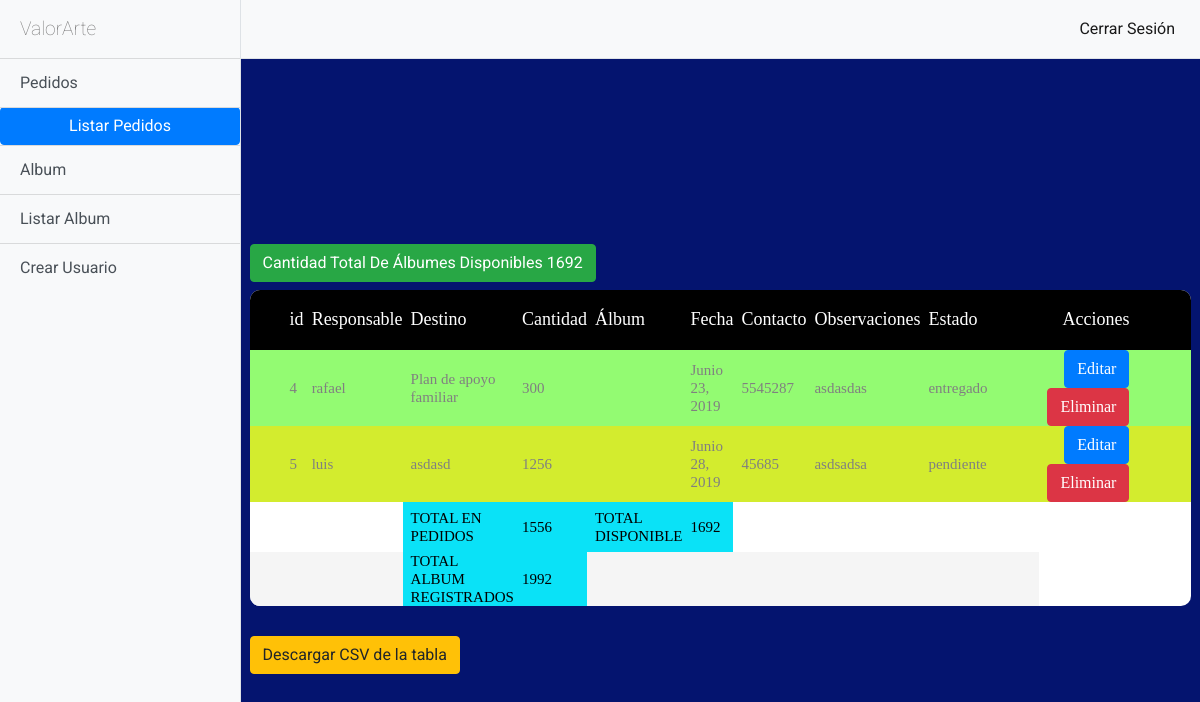
/pedidos/listar (signed in), run on an earlier commit of the app's database.
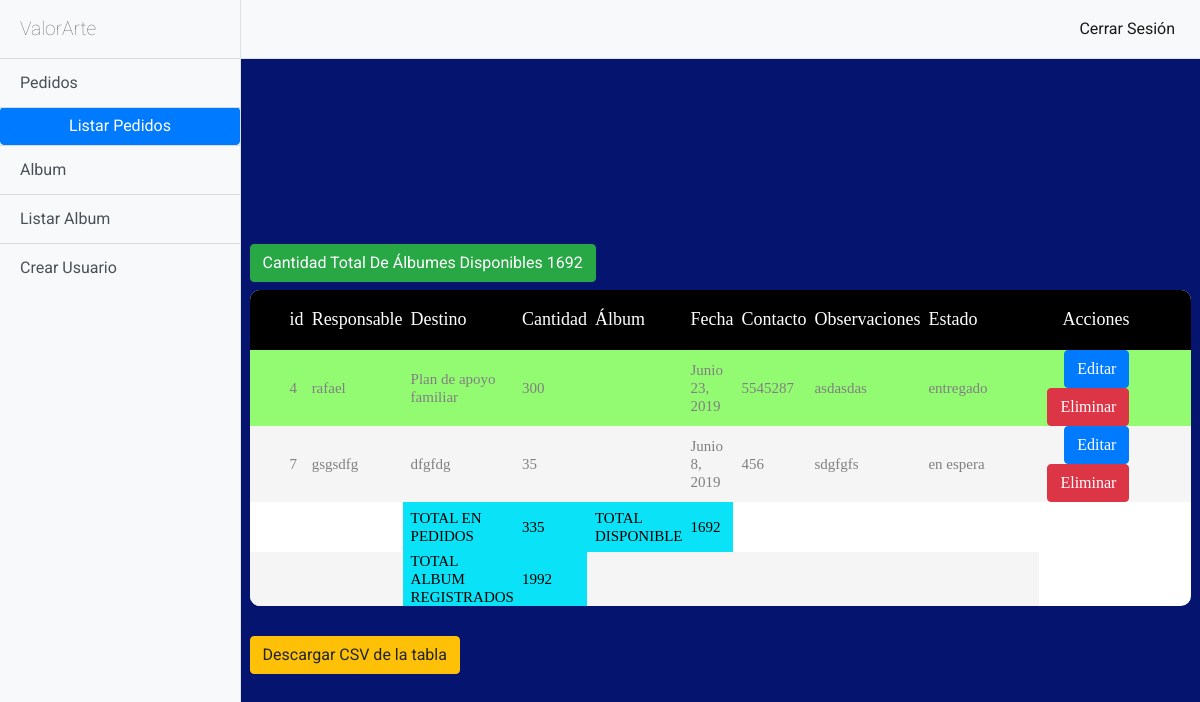
And on a later commit of the database.
### pedidos/models.py (models this page shows, shortened)
class Pedido(models.Model):
    responsable = models.CharField(max_length=150)
    destino = models.CharField(max_length=150)
    cantidad = models.IntegerField()
    album_p = models.CharField(max_length=150)
    fecha = models.DateField()
    contacto = models.CharField(max_length=150)
    estado = models.CharField(max_length=250)
    observaciones = models.CharField(max_length=250)

### pedidos/views.py (the view)
class PedidoList(ListView):
    model = Pedido
    template_name = 'pedidos/pedidos_list.html'
    def get_context_data(self, **kwargs):
        context =super(PedidoList, self).get_context_data(**kwargs)
        cantidad = Pedido.objects.all()
        context['cantidad_total']= cantidad
        suma=0
        for i in cantidad:
            if i.estado =="entregado":
                suma = suma+int(i.cantidad)
        context['cantidad_total']= suma
        cantalbum= Album.objects.all()
        context['cantidad_album']=cantalbum
        sumalbum = 0
        for i in cantalbum:
            sumalbum = sumalbum+int(i.cantidad)
        context['cantidad_album']=sumalbum - suma
        totaltabla= Pedido.objects.all()
        context['total_tabla']=totaltabla
        sumaTabla = 0
        for i in totaltabla:
            sumaTabla = sumaTabla+int(i.cantidad)
        context['total_tabla']=sumaTabla
        albumTotal= Album.objects.all()
        context['album_total']=albumTotal
        salbum = 0
        for i in cantalbum:
            salbum = salbum+int(i.cantidad)
        context['album_total']=salbum
        listarAlbum= Album.objects.all()
        context['listar_album']=listarAlbum
        return context

### templates/pedidos/pedidos_list.html (shortened to what the changed rows need)
{% extends 'base/base.html' %}
{% block navbar %}
      <div id="page-content-wrapper">
    {% endblock navbar %}
{% block content %}
<div class="limiter">
        <div class="container-table100">
          <div class="wrap-table100">
            <div class="table100">
              <table class="dataTable" id="pedidos">
                <thead>
                  <tr class="table100-head">
                        <th class="column1">id</th>
                        <th class="column3">Responsable</th>
                        <th class="column3">Destino</th>
                        <th class="column3">Cantidad</th>
                        <th class="column3">Álbum</th>
                        <th class="column3">Fecha</th>
                        <th class="column3">Contacto</th>
                        <th class="column3">Observaciones</th>
                        <th class="column6">Estado</th>
                        <th class="column6">Acciones</th>
                </thead>
                <tbody class="fpedido">
                        {% if object_list %}
                        {% for pedido in object_list %}
                        <tr>
                          {% if pedido.estado == "entregado" %}
                          <td class="column1" bgcolor="#93FB72">{{pedido.id}}</td>
                          <td class="column2" bgcolor="#93FB72">{{pedido.responsable}}</td>
                          <td class="column2" bgcolor="#93FB72">{{pedido.destino}}</td>
                          <td class="column2" bgcolor="#93FB72">{{pedido.cantidad}}</td>
                          <td class="column2" bgcolor="#93FB72">{{pedido.album_p}}</td>
                          <td class="column2" bgcolor="#93FB72">{{pedido.fecha}}</td>
                          <td class="column2" bgcolor="#93FB72">{{pedido.contacto}}</td>
                          <td class="column2" bgcolor="#93FB72">{{pedido.observaciones}}</td>
                          <td class="column2" bgcolor="#93FB72">{{pedido.estado}}</td>
                          <td class="column6" bgcolor="#93FB72">
                              <a class="btn btn-primary" href="{%url 'pedidos:pedidos_editar' pedido.id%}">Editar</a>
                              <a class="btn btn-danger" href="{%url 'pedidos:pedidos_eliminar' pedido.id%}">Eliminar</a>
                          </td>
                          {% elif pedido.estado == "pendiente"%}
                          <td class="column1" bgcolor="#D3EC2E">{{pedido.id}}</td>
                          <td class="column2" bgcolor="#D3EC2E">{{pedido.responsable}}</td>
                          <td class="column2" bgcolor="#D3EC2E">{{pedido.destino}}</td>
                          <td class="column2" bgcolor="#D3EC2E">{{pedido.cantidad}}</td>
                          <td class="column2" bgcolor="#D3EC2E">{{pedido.album_p}}</td>
                          <td class="column2" bgcolor="#D3EC2E">{{pedido.fecha}}</td>
                          <td class="column2" bgcolor="#D3EC2E">{{pedido.contacto}}</td>
                          <td class="column2" bgcolor="#D3EC2E">{{pedido.observaciones}}</td>
                          <td class="column2" bgcolor="#D3EC2E">{{pedido.estado}}</td>
                          <td class="column6" bgcolor="#D3EC2E">
                              <a class="btn btn-primary" href="{%url 'pedidos:pedidos_editar' pedido.id%}">Editar</a>
                              <a class="btn btn-danger" href="{%url 'pedidos:pedidos_eliminar' pedido.id%}">Eliminar</a>
                          </td>
                          {% elif pedido.estado == "en espera"%}
                          <td class="column1" >{{pedido.id}}</td>
                          <td class="column2" >{{pedido.responsable}}</td>
                          <td class="column2" >{{pedido.destino}}</td>
                          <td class="column2" >{{pedido.cantidad}}</td>
                          <td class="column2" >{{pedido.album_p}}</td>
                          <td class="column2" >{{pedido.fecha}}</td>
                          <td class="column2" >{{pedido.contacto}}</td>
                          <td class="column2" >{{pedido.observaciones}}</td>
                          <td class="column2" >{{pedido.estado}}</td>
                          <td class="column6">
                              <a class="btn btn-primary" href="{%url 'pedidos:pedidos_editar' pedido.id%}">Editar</a>
                              <a class="btn btn-danger" href="{%url 'pedidos:pedidos_eliminar' pedido.id%}">Eliminar</a>
                          </td>
                          {% endif %}
                        </tr>
                        {% endfor %}
                        <tr>
                          <td class="column1"  ></td>
                          <td class="column2" ></td>
                          <td class="column2" bgcolor="#0AE2F7"><font color="Black">TOTAL EN PEDIDOS</font></td>
                          <td class="column2" bgcolor="#0AE2F7"><font color="Black">{{total_tabla}}</font></td>
                          <td class="column2" bgcolor="#0AE2F7"><font color="Black">TOTAL DISPONIBLE</font></td>
                          <td class="column2" bgcolor="#0AE2F7"><font color="Black">{{cantidad_album}}</font></td>
                          <td class="column2" ></td>
                          <td class="column2" ></td>
                          <td class="column2" ></td>
                        </tr>
                        <tr>
                          <td class="column1"  ></td>
                          <td class="column2" ></td>
                          <td class="column2" bgcolor="#0AE2F7"><font color="Black">TOTAL ALBUM REGISTRADOS</font></td>
                          <td class="column2" bgcolor="#0AE2F7"><font color="Black">{{album_total}}</font></td>
                          <td class="column2" ></td>
                          <td class="column2" ></td>
                          <td class="column2" ></td>
                          <td class="column2" ></td>
                          <td class="column2" ></td>
                        </tr>
                        {% else %}
                        <h1>no existen registros</h1>
                    {% endif %}
                    {% if cantidad_album > 0 %}
                    <h1 class="btn btn-success">Cantidad Total De Álbumes Disponibles {{cantidad_album}}</h1>
                    {% else %}
                    <h1 class="btn btn-danger">Cantidad Total De Álbumes Disponibles {{cantidad_album}}</h1>
                    {% endif %}
                </tbody>
              </table>
              <br>
            </div>
          </div>
        </div>
      </div>
{% endblock content %}

What changed in the data, as far as the page shows it:
removed Pedido: id "5", responsable "luis", destino "asdasd", cantidad "1256", fecha "Junio 28, 2019", contacto "45685", observaciones "asdsadsa", estado "pendiente"
added Pedido: id "7", responsable "gsgsdfg", destino "dfgfdg", cantidad "35", fecha "Junio 8, 2019", contacto "456", observaciones "sdgfgfs", estado "en espera"
Also different on the page:
{{ total_tabla }}: "1556" → "335"
